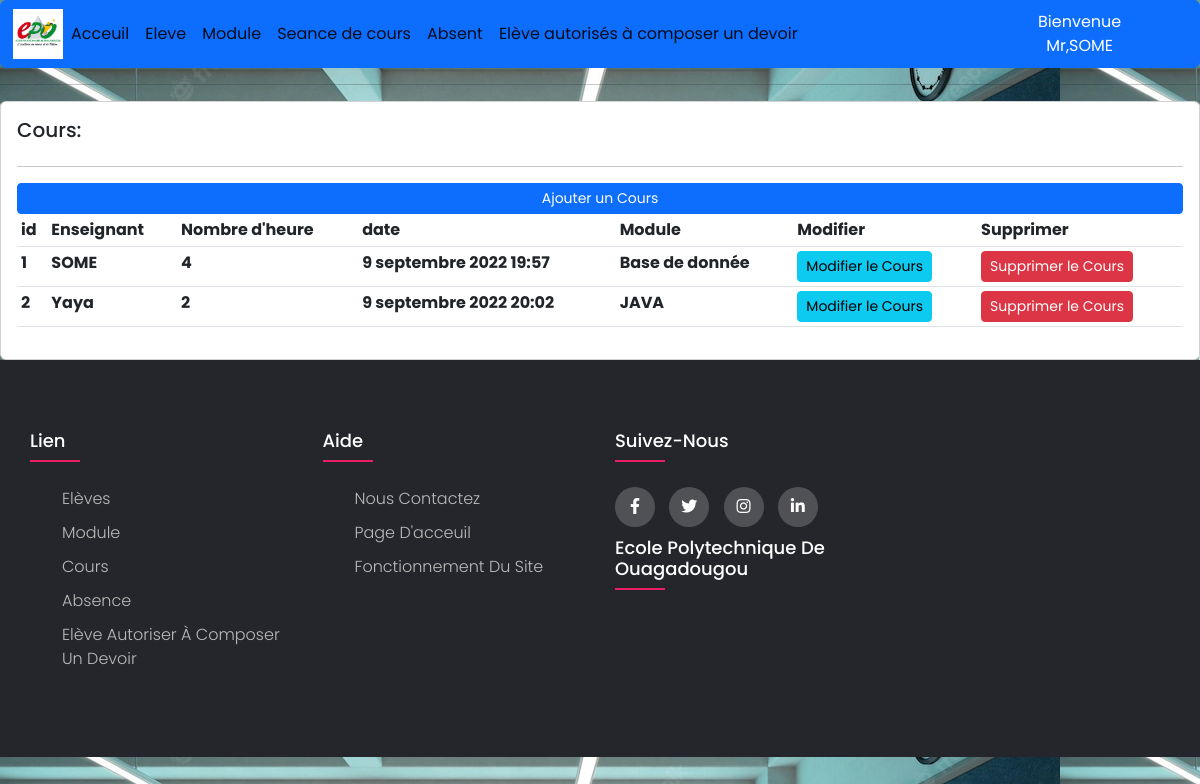
Screenshot of /seance_cours/ (signed in) with the database file from the repository.
### seance_cours/models.py (models this page shows, shortened)
class SeanceCours(models.Model):
    Enseignant= models.CharField(max_length=200,null=False)
    nombre_heure= models.PositiveIntegerField(verbose_name="Nombre heure du cours",null=False)
    date =models.DateTimeField(auto_now_add=True,null=False)
    Module = models.ForeignKey(Module, on_delete=models.CASCADE, verbose_name="Module",null=True)
    Classe = models.ForeignKey(Classe, on_delete=models.CASCADE, verbose_name="Classe",null=True)
    class Meta:
        verbose_name = "Liste des cours"

### module/models.py (models this page shows)
class Module(models.Model):
    Identifiant= models.CharField(max_length=200,verbose_name="Identifiant du module",unique=True,null=False)
    nom = models.CharField(max_length=200,verbose_name="Nom du module",null=False)
    nombre_heure= models.PositiveIntegerField(verbose_name="Nombre heure du module",null=False)
    semestre = models.PositiveIntegerField(null=False)
    class Meta:
        verbose_name="Liste des modules"
    def __str__(self):
        return self.nom

### seance_cours/views.py (the view)
# urls.py: path('',views.list_cours,name='cours'),
def list_cours(request):
    Cours=SeanceCours.objects.all()
    context={'Cours':Cours}
    if request.user.groups.filter(name='Supervision').exists() or request.user.groups.filter(name='Admin').exists() or request.user.groups.filter(name='GestionAbsencesCours').exists():
        return render(request,'seance_cours/list_cours.html',context)
    else:
        return HttpResponse('<h1>Vous n\'est pas autorisé à voir ce contenu</h1>')

### template/seance_cours/list_cours.html (shortened to what this page needs)
{% extends 'main.html'%}
{% block contenue%}
	<div class="col-md-12">
		<div class="card card-body">
			<h5>Cours:</h5>
			<hr>
			<a class="btn btn-primary  btn-sm btn-block" href="{% url 'ajout_cours' %}">Ajouter un Cours</a>
			<table class="table table-sm">
			<tr>
				<th>id</th>
				<th>Enseignant</th>
				<th>Nombre d'heure</th>
				<th>date</th>
				<th>Module</th>
				<th>Modifier</th>
				<th>Supprimer</th>
			</tr>
			{% for cours in Cours %}
			<tr>
			<th>{{cours.id}}</th>
			<th>{{cours.Enseignant}}</th>
			<th>{{cours.nombre_heure}}</th>
			<th>{{cours.date}}</th>
			<th>{{cours.Module}}</th>
			<th><a class="btn btn-sm btn-info" href="{% url 'modifier_cours' cours.id %}">Modifier le Cours</a></th>
			<th><a class="btn btn-sm btn-danger" href="{% url 'supprimer_cours' cours.id %}">Supprimer le Cours</a></th>
			</tr>
			{% endfor %}
			</table>
		</div>
	</div>
{% endblock %}

### template/base/navbar.html (shortened to what this page needs)
{% load static%}
<nav class="navbar navbar-expand-lg navbar-write bg-write btn btn-primary">
  <div class="container-fluid">
    <img id="logo" src="{% static 'images/epo.png' %}">
    <div class="collapse navbar-collapse" id="navbarNav">
      <ul class="navbar-nav">
        <li class="nav-item">
          <a class="nav-link active" aria-current="page" href="{% url 'acceuil:acceuil' %}">Acceuil</a>
        </li>
        <li class="nav-item">
          <a class="nav-link active" aria-current="page" href="{% url 'acceuil' %}">Eleve</a>
        </li>
        <li class="nav-item">
          <a class="nav-link active" aria-current="page" href="{% url 'module' %}">Module</a>
        </li>
        <li class="nav-item">
          <a class="nav-link active" aria-current="page" href="{% url 'cours' %}">Seance de cours</a>
        </li>
        <li class="nav-item">
          <a class="nav-link active" aria-current="page" href="{% url 'absent'%}">Absent</a>
        </li>
        <li class="nav-item">
          <a class="nav-link active" aria-current="page" href="{% url 'autoriser' %}">Elève autorisés à composer un devoir</a>
        </li>
      </ul>
    </div>
  </div>
  <span>Bienvenue Mr,{{request.user}}</span>
  <span><a href="{% url 'quitter' %}">Quitter</a></span>
</nav>

### static/css/main.css (style rules this page uses)
#logo { height:50px; width:50px; }
body { background-color: #ebeff5; line-height: 1.5; font-family: 'Poppins', sans-serif; background-image: url('school.jpg'); }
.cover { height: 60%; width:100%; background-image: url('school.jpg'); }
* { margin:0; padding:0; box-sizing: border-box; }
ul { list-style: none; }

### rows the page displays
SeanceCours: id "1", Enseignant "SOME", nombre_heure "4", date "9 septembre 2022 19:57", Module "Base de donnée"
SeanceCours: id "2", Enseignant "Yaya", nombre_heure "2", date "9 septembre 2022 20:02", Module "JAVA"

### other values shown
{{ request.user }} "SOME"
